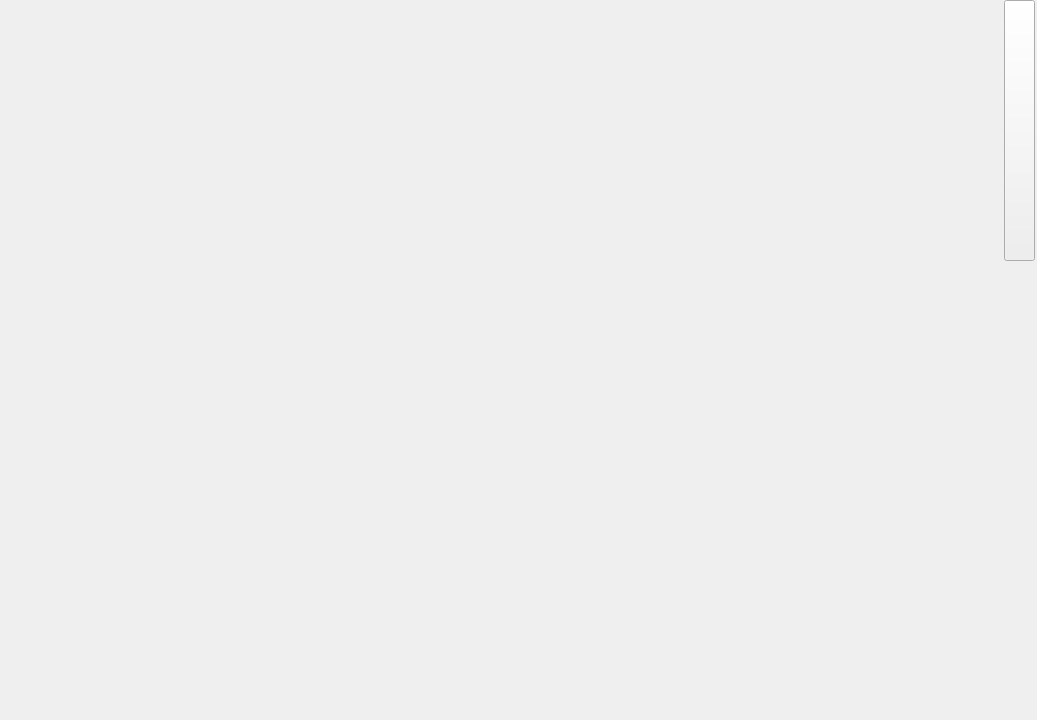
<?xml version="1.0" encoding="UTF-8"?>
<ui version="4.0">
 <class>Plotting</class>
 <widget class="QWidget" name="Plotting">
  <property name="geometry">
   <rect>
    <x>0</x>
    <y>0</y>
    <width>1037</width>
    <height>720</height>
   </rect>
  </property>
  <property name="windowTitle">
   <string>Form</string>
  </property>
  <widget class="QWidget" name="centralWidget" native="true">
   <property name="geometry">
    <rect>
     <x>10</x>
     <y>10</y>
     <width>991</width>
     <height>691</height>
    </rect>
   </property>
   <layout class="QVBoxLayout" name="verticalLayout">
    <item>
     <widget class="QCustomPlot" name="customPlot" native="true"/>
    </item>
   </layout>
  </widget>
  <widget class="QPushButton" name="btnScreen">
   <property name="geometry">
    <rect>
     <x>1004</x>
     <y>0</y>
     <width>31</width>
     <height>261</height>
    </rect>
   </property>
   <property name="text">
    <string/>
   </property>
  </widget>
 </widget>
 <customwidgets>
  <customwidget>
   <class>QCustomPlot</class>
   <extends>QWidget</extends>
   <header location="global">qcustomplot.h</header>
   <container>1</container>
  </customwidget>
 </customwidgets>
 <resources/>
 <connections/>
</ui>
